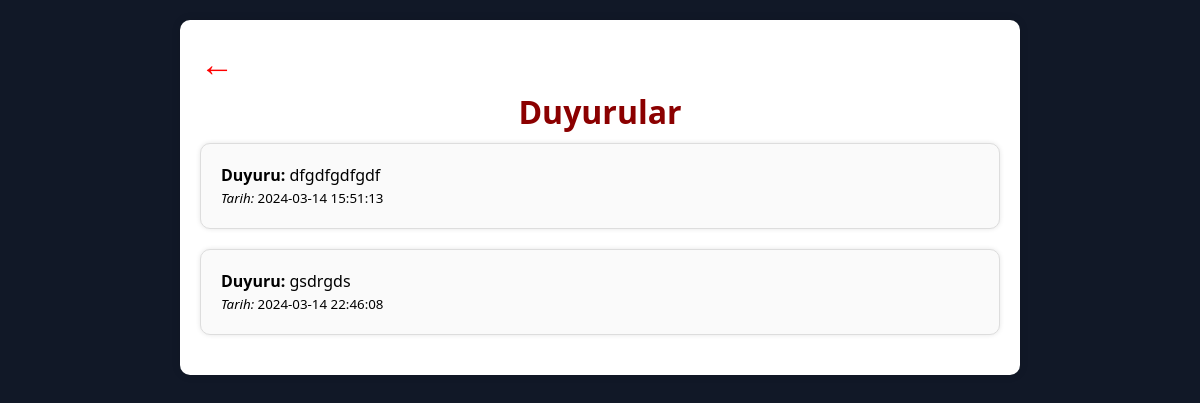
/uye/duyurugor.php, run on the app's committed database.
### tables this page shows
CREATE TABLE `duyuru_tablosu` (
  `id` int(11) NOT NULL AUTO_INCREMENT,
  `duyuru_metni` text DEFAULT NULL,
  `tarih` timestamp NULL DEFAULT current_timestamp() ON UPDATE current_timestamp(),
  PRIMARY KEY (`id`)
);

### uye/duyurugor.php (the view, shortened to what this page needs)
<!DOCTYPE html>
<html lang="en">
<head> <?phpinclude '../include/uye_back_button.php'; ?>
   <link rel="stylesheet" href="../asset/css/uye/uye_duyuru.css">
</head>
<body>
    <div class="container">
        <?php include '../include/uye_back_button.php'; ?>
        <h1>Duyurular</h1>
        <?php
        include('../include/database.php');
        $sql = "SELECT * FROM duyuru_tablosu";
        $stmt = $db->prepare($sql);
        $stmt->execute();
        $duyurular = $stmt->fetchAll(PDO::FETCH_ASSOC);
        if ($duyurular) {
            foreach ($duyurular as $duyuru) {
                echo '<div class="duyuru">';
                echo "<strong>Duyuru: </strong>" . htmlspecialchars($duyuru['duyuru_metni']) . "<br>";
                echo "<small><em>Tarih: </em>" . $duyuru['tarih'] . "</small>";
                echo '</div>';
            }
        } else {
            echo "<p>Herhangi bir duyuru bulunamadı.</p>";
        }
        ?>
    </div>
</body>
</html>

### asset/css/uye/uye_duyuru.css (style rules this page uses)
body { font-family: 'Segoe UI', Tahoma, Geneva, Verdana, sans-serif; background-color: rgb(17 24 39); margin: 0; padding: 0; }
.container { max-width: 800px; margin: 20px auto; padding: 20px; background-color: #fff; border-radius: 10px; box-shadow: 0 0 10px rgba(0, 0, 0, 0.1); }
h1 { text-align: center; color: darkred; margin-bottom: 20px; }
.duyuru { border: 1px solid #ddd; border-radius: 10px; background-color: #fafafa; margin-bottom: 20px; padding: 20px; box-shadow: 0 0 5px rgba(0, 0, 0, 0.1); }
h1 { text-align: center; margin-top: 4px; margin-bottom: 10px; }

### data on the page
duyuru_tablosu: duyuru_metni "dfgdfgdfgdf", tarih "2024-03-14 15:51:13"
duyuru_tablosu: duyuru_metni "gsdrgds", tarih "2024-03-14 22:46:08"
